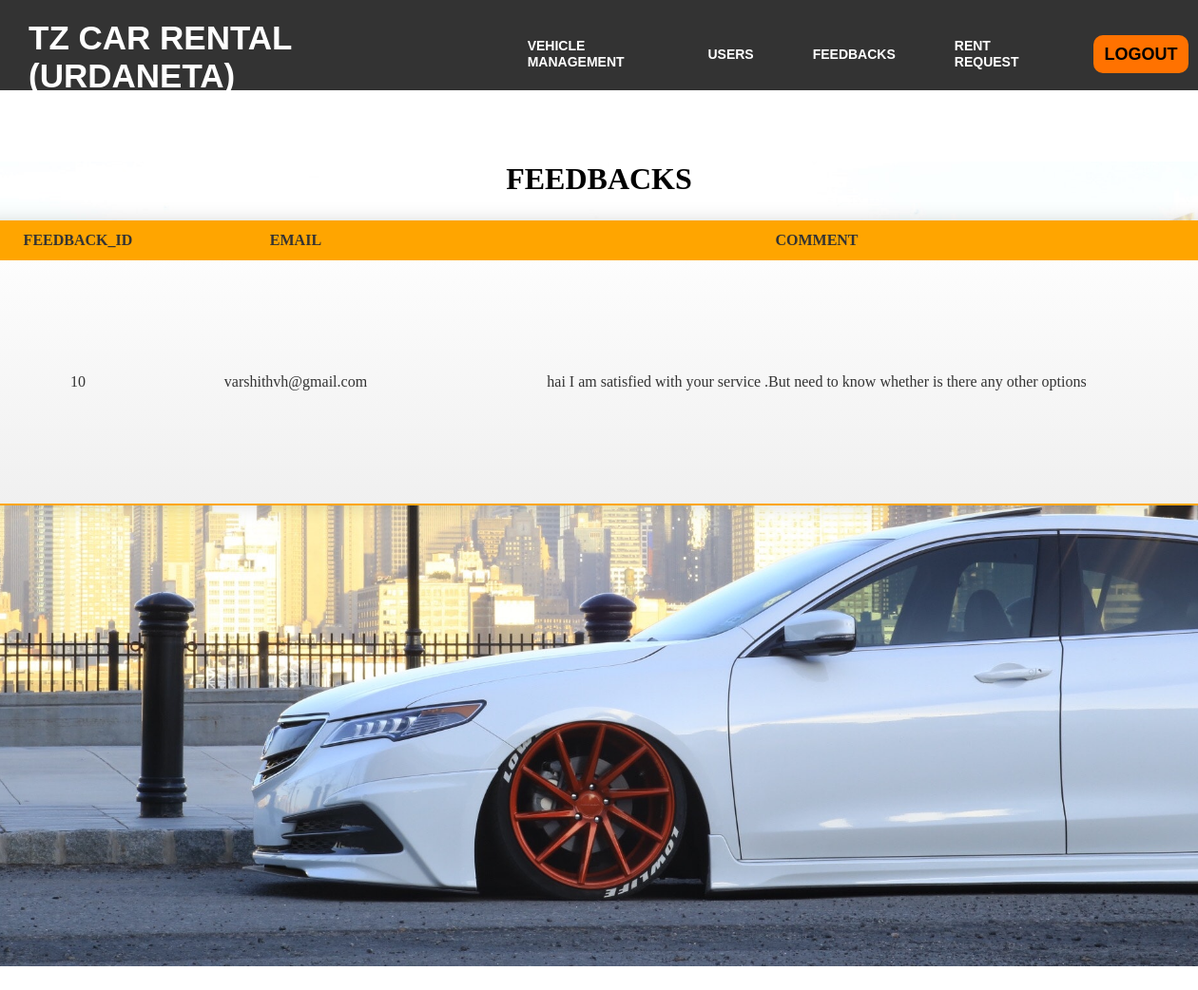
Page /old/admin/index.php on the earlier database version.
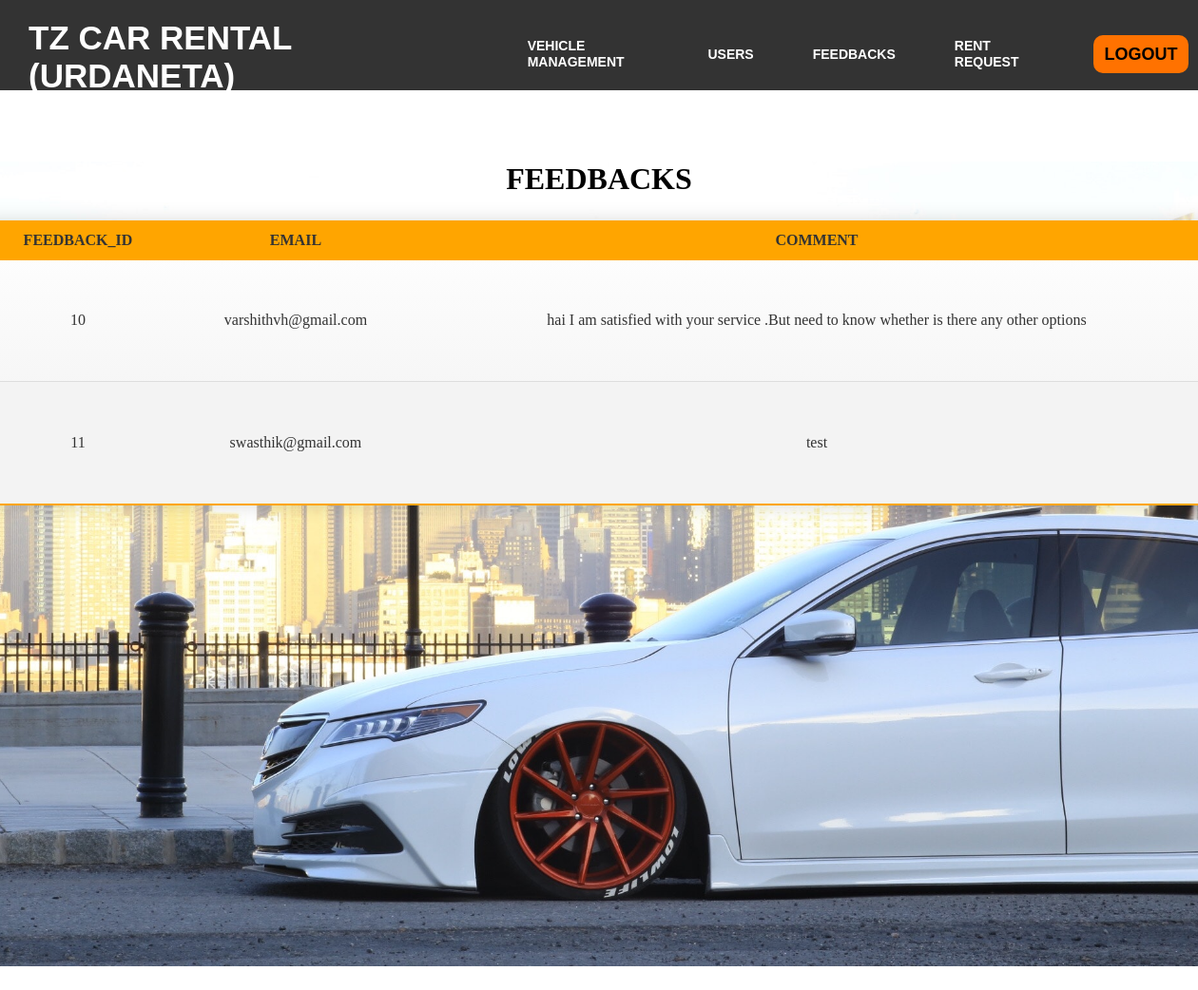
Same page on the later database version.
### tables this page shows
CREATE TABLE `feedback` (
  `FED_ID` int(11) NOT NULL AUTO_INCREMENT,
  `EMAIL` varchar(255) NOT NULL,
  `COMMENT` text NOT NULL,
  PRIMARY KEY (`FED_ID`),
  KEY `TEST` (`EMAIL`),
  CONSTRAINT `TEST` FOREIGN KEY (`EMAIL`) REFERENCES `users` (`EMAIL`) ON DELETE CASCADE ON UPDATE CASCADE
);

### old/includes/functions.php (called while the page is built, shortened)
<?php
function get_list($sql)
{
    $result = mysqli_query($_SESSION['conn'], $sql);
    $temp = array();
    while ($row = $result->fetch_assoc()) {
        $temp[] = $row;
    }
    return $temp;
}

### old/admin/index.php (the view, shortened to what this page needs)
<?php include('../includes/functions.php') ?>
<!DOCTYPE html>
<html lang="en">
<head>
</head>
<body>
    <div class="navbar">
        <div class="icon">
            <h2 class="logo">TZ CAR RENTAL (URDANETA)</h2>
        </div>
        <div class="menu">
            <ul>
                <li><a href="adminvehicle.php">VEHICLE MANAGEMENT</a></li>
                <li><a href="adminusers.php">USERS</a></li>
                <li><a href="index.php">FEEDBACKS</a></li>
                <li><a href="adminbook.php">RENT REQUEST</a></li>
                <li> <button class="nn"><a href="../logout.php">LOGOUT</a></button></li>
            </ul>
        </div>
    </div>
    <div class="hai">
        <div class="header-container">
            <h1 class="header">FEEDBACKS</h1>
        </div>
        <div class="table-container">
            <table class="content-table">
                <thead>
                    <tr>
                        <th>FEEDBACK_ID</th>
                        <th>EMAIL</th>
                        <th>COMMENT</th>
                    </tr>
                </thead>
                <tbody>
                    <?php
                    foreach (get_list("select * from feedback") as $key => $res) {
                    ?>
                        <tr class="active-row">
                            <td><?php echo $res['FED_ID']; ?></php>
                            </td>
                            <td><?php echo $res['EMAIL']; ?></php>
                            </td>
                            <td><?php echo $res['COMMENT']; ?></php>
                            </td>
                        </tr>
                    <?php } ?>
                </tbody>
            </table>
        </div>
    </div>
</body>
</html>

Differences in the rows shown:
added feedback: FED_ID "11", EMAIL "swasthik@gmail.com", COMMENT "test"
